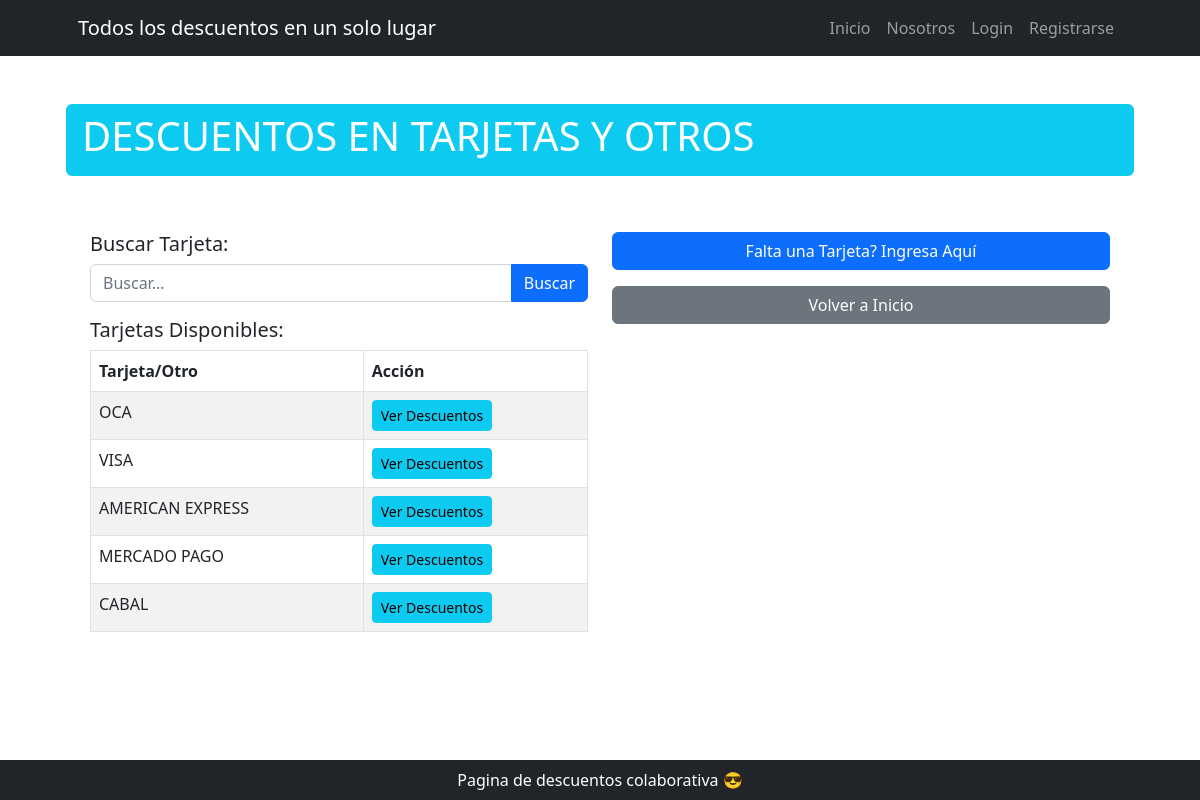
The app's page /tarjetas/, older data.
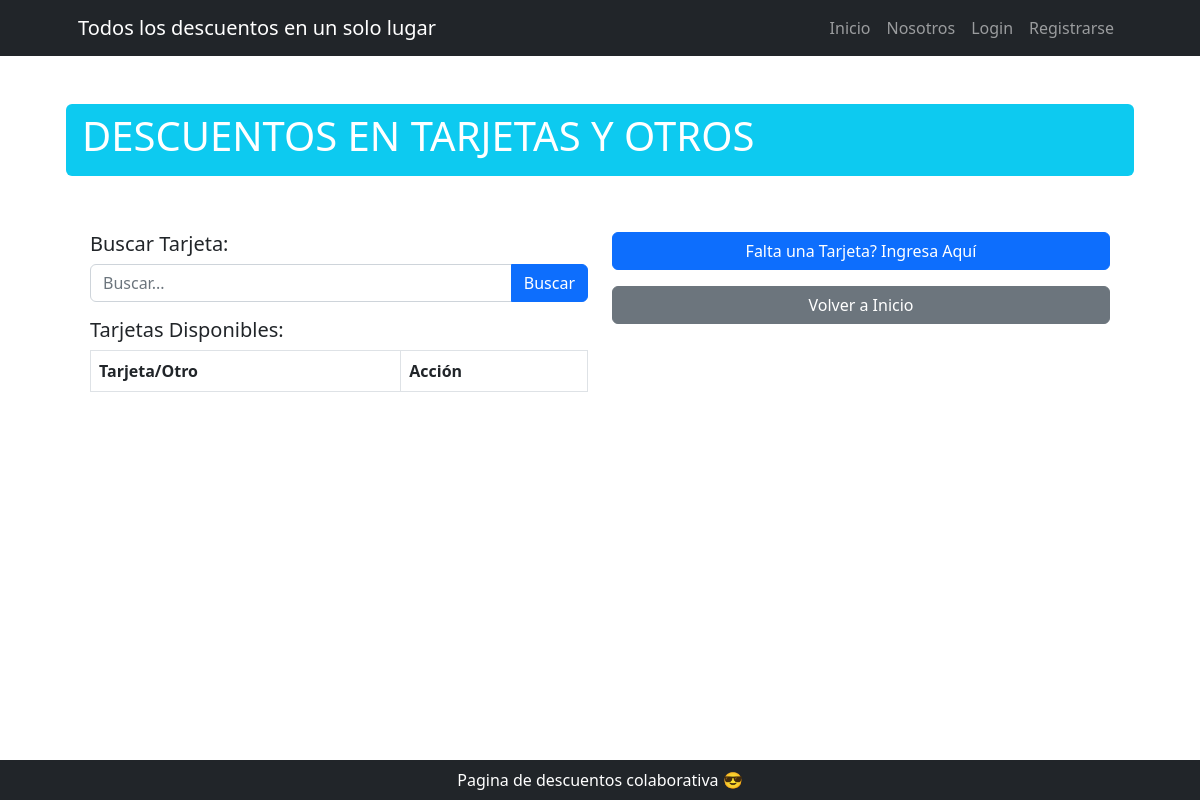
The same page, newer data.
### tarjetas/models.py (models this page shows, shortened)
class Tarjetas(models.Model):
    DEBITO = 'débito'
    CREDITO = 'crédito'
    NINGUNO = ' '
    TIPO_CHOICES = [
        (DEBITO, 'Débito'),
        (CREDITO, 'Crédito'),
        (NINGUNO, ' '),
    ]
    nombre = models.CharField(max_length=25)
    tipo = models.CharField(max_length=25, choices=TIPO_CHOICES, null=True, blank=True)
    class Meta:
        verbose_name = "Tarjeta"
        verbose_name_plural = "Tarjetas"

### tarjetas/views.py (the view)
# urls.py: path("", views.home, name="home"),
def home(request):
    consulta = request.GET.get("consulta")
    if consulta:
        tarjetas = Tarjetas.objects.filter(nombre__icontains=consulta)
    else:
        tarjetas = Tarjetas.objects.all()
    return render(request, "tarjetas/index.html", {"tarjetas": tarjetas})

### tarjetas/templates/tarjetas/index.html
{% extends "core/base.html" %}
{% block titulo %}
    DESCUENTOS EN TARJETAS Y OTROS
{% endblock titulo %}
{% block contenido %}
<div class="container my-5">
    <div class="row">
        <div class="col-md-6">
            <h5>Buscar Tarjeta:</h5>
            <form action="{% url 'tarjetas:tarjetas_list' %}" method="get" class="mb-3">
                <div class="input-group">
                    <input type="text" name="consulta" class="form-control" placeholder="Buscar...">
                    <button type="submit" class="btn btn-primary">Buscar</button>
                </div>
            </form>
            <h5>Tarjetas Disponibles:</h5>
            <table class="table table-striped table-bordered">
                <thead class="thead-dark">
                    <tr>
                        <th>Tarjeta/Otro</th>
                        <th>Acción</th>
                    </tr>
                </thead>
                <tbody>
                    {% for tarjeta in tarjetas %}
                        <tr>
                            <td>{{ tarjeta.nombre }}</td>
                            <td>
                                <a href="{% url 'tarjetas:descuentos_list' tarjeta.pk %}" class="btn btn-info btn-sm">Ver Descuentos</a>
                            </td>
                        </tr>
                    {% endfor %}
                </tbody>
            </table>
        </div>
        <div class="col-md-6">
            <div class="d-grid gap-2 mb-3">
                <a class="btn btn-primary"
                   href="{% url 'tarjetas:tarjetas_create' %}"
                   role="button">Falta una Tarjeta? Ingresa Aquí</a>
            </div>
            <div class="d-grid gap-2">
                <a class="btn btn-secondary"
                   href="{% url 'core:home' %}"
                   role="button">Volver a Inicio</a>
            </div>
        </div>
    </div>
</div>
{% endblock contenido %}

### core/templates/core/base.html (shortened to what this page needs)
{% load static %}
<!DOCTYPE html>
<html lang="es">
    <head>
        <link href="{% static 'core/css/styles.css' %}" rel="stylesheet" />
    </head>
    <body>
        {% include 'core/components/navbar.html' %}
        <div class="container px-4 px-lg-5">
            <div class="row align-items-center my-5">
                <h1 class="pb-lg-3 text-white bg-info px-3 py-2 rounded">
                    {% block titulo %}{% endblock titulo %}
                </h1>
            </div>
            {% block contenido %}
            {% endblock contenido %}
        </div>
        {% include 'core/components/footer.html' %}
    </body>
</html>

### core/templates/core/components/navbar.html (shortened to what this page needs)
<nav class="navbar navbar-expand-lg navbar-dark bg-dark">
    <div class="container px-5">
        <a class="navbar-brand" href="#!">Todos los descuentos en un solo lugar</a>
        <div class="collapse navbar-collapse" id="navbarSupportedContent">
            <ul class="navbar-nav ms-auto mb-2 mb-lg-0">
                <li class="nav-item"><a class="nav-link {% if request.path == "/" %} active {% endif %}" aria-current="page" href="{% url 'core:home' %}">Inicio</a></li>
                <li class="nav-item"><a class="nav-link {% if request.path == "/about" %} active {% endif %}" href="#!">Nosotros</a></li>
                {% if user.is_authenticated %}
                    <li class="nav-item"><a class="nav-link {% if request.path == "/bancos/" %} active {% endif %}" href="{% url 'bancos:home' %}">Bancos</a></li>
                    <li class="nav-item"><a class="nav-link {% if request.path == "/tarjetas/" %} active {% endif %}" href="{% url 'tarjetas:home' %}">Tarjetas</a></li>
                    <li class="nav-item"><a class="nav-link text-bg-info">{{ user.username }}</a></li>
                    <li class="nav-item">
                        <form action="{% url 'core:logout' %}" method="post">
                            {% csrf_token %}
                            <button type="submit" class="btn btn-dark {{ fontsize }} ">Logout</button>
                        </form>
                    </li>
                {% else %}
                    <li class="nav-item"><a class="nav-link {% if request.path == "/login/" %} active {% endif %}" href="{% url 'core:login' %}">Login</a></li>
                    <li class="nav-item"><a class="nav-link {% if request.path == "/register/" %} active {% endif %}" href="{% url 'core:register' %}">Registrarse</a></li>
                {% endif %}
            </ul>
        </div>
    </div>
</nav>

### core/templates/core/components/footer.html
<footer class="py-2 bg-dark fixed-bottom">
    <div class="container px-4 px-lg-5">
        <p class="m-0 text-center text-white">Pagina de descuentos colaborativa 😎</p>
    </div>
</footer>

Row changes from the older to the newer data that the page shows:
removed Tarjetas: nombre "OCA"
removed Tarjetas: nombre "VISA"
removed Tarjetas: nombre "AMERICAN EXPRESS"
removed Tarjetas: nombre "MERCADO PAGO"
removed Tarjetas: nombre "CABAL"
